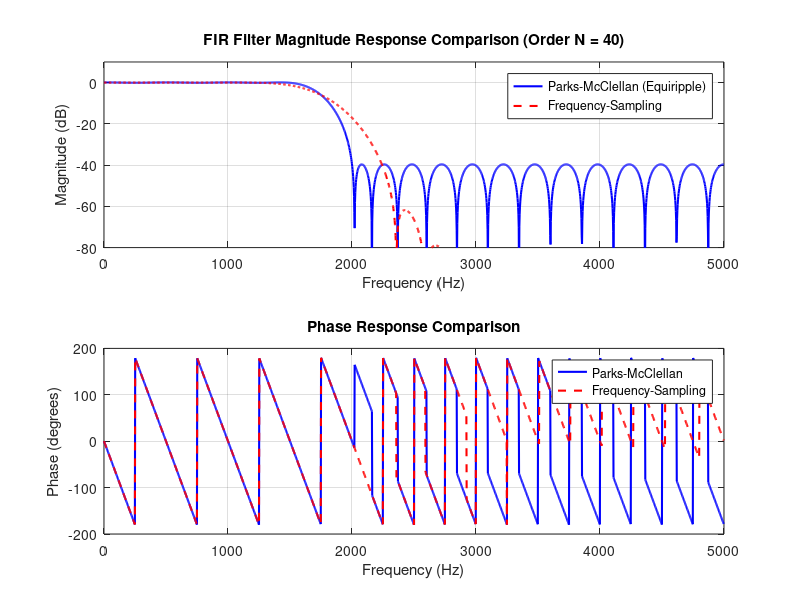

Reproduce this figure in MATLAB.

clear; clc; close all;

Fs = 10000;
fp = 1500;
fs = 2000;
N = 40;

% Normalized frequency band edges
f_bands = [0 fp fs Fs/2] / (Fs/2);
a_bands = [1 1 0 0];

% 1. Parks-McClellan (Equiripple) Design
b_pm = firpm(N, f_bands, a_bands);

% 2. Frequency-Sampling Design
b_fs = fir2(N, f_bands, a_bands);

% Display numerical outputs
fprintf('=== EXPERIMENT 5: PARKS-MCCLELLAN vs FREQUENCY SAMPLING ===\n\n');
fprintf('Filter Order (N): %d\n', N);
fprintf('Passband Edge: %d Hz, Stopband Edge: %d Hz\n\n', fp, fs);

fprintf('--- PARKS-MCCLELLAN COEFFICIENTS (First 10) ---\n');
disp(b_pm(1:10));

fprintf('--- FREQUENCY-SAMPLING COEFFICIENTS (First 10) ---\n');
disp(b_fs(1:10));

% Calculate frequency responses
[H_pm, f] = freqz(b_pm, 1, 2048, Fs);
[H_fs, ~] = freqz(b_fs, 1, 2048, Fs);

% Avoid log10(0)
mag_pm = 20*log10(max(abs(H_pm), 1e-8));
mag_fs = 20*log10(max(abs(H_fs), 1e-8));

% Plot results
figure('Name', 'Parks-McClellan vs Frequency-Sampling');

subplot(2,1,1);
plot(f, mag_pm, 'b', 'LineWidth', 1.5);
hold on;
plot(f, mag_fs, 'r--', 'LineWidth', 1.5);
grid on;

legend('Parks-McClellan (Equiripple)', ...
    'Frequency-Sampling', 'Location', 'best');
title(['FIR Filter Magnitude Response Comparison (Order N = ', ...
    num2str(N), ')']);
xlabel('Frequency (Hz)');
ylabel('Magnitude (dB)');
xlim([0 Fs/2]);
ylim([-80 10]);

subplot(2,1,2);
plot(f, angle(H_pm)*180/pi, 'b', 'LineWidth', 1.5);
hold on;
plot(f, angle(H_fs)*180/pi, 'r--', 'LineWidth', 1.5);
grid on;

legend('Parks-McClellan', 'Frequency-Sampling', ...
    'Location', 'best');
title('Phase Response Comparison');
xlabel('Frequency (Hz)');
ylabel('Phase (degrees)');
xlim([0 Fs/2]);
ylim([-200 200]);
